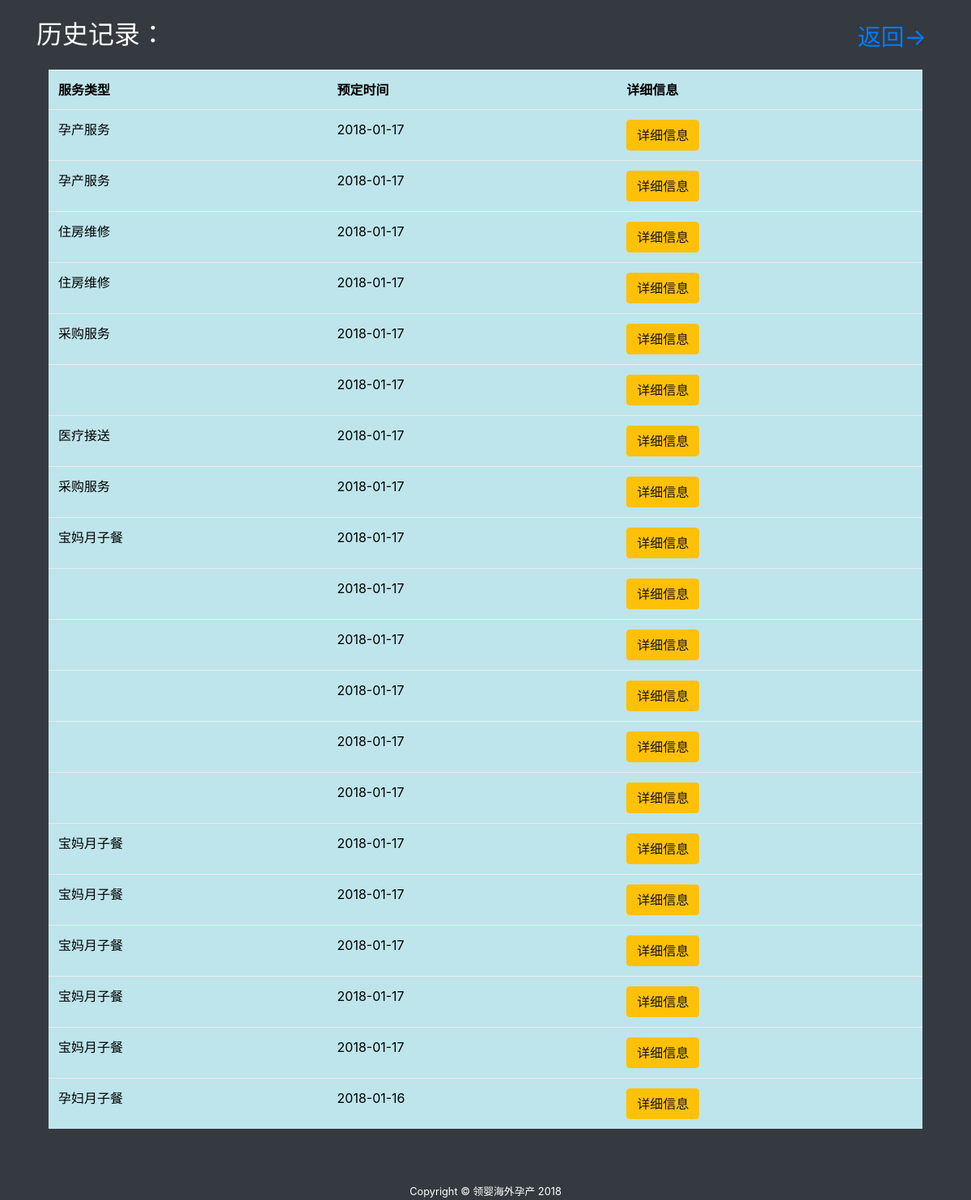
The app's page /history.php (signed in), older data.
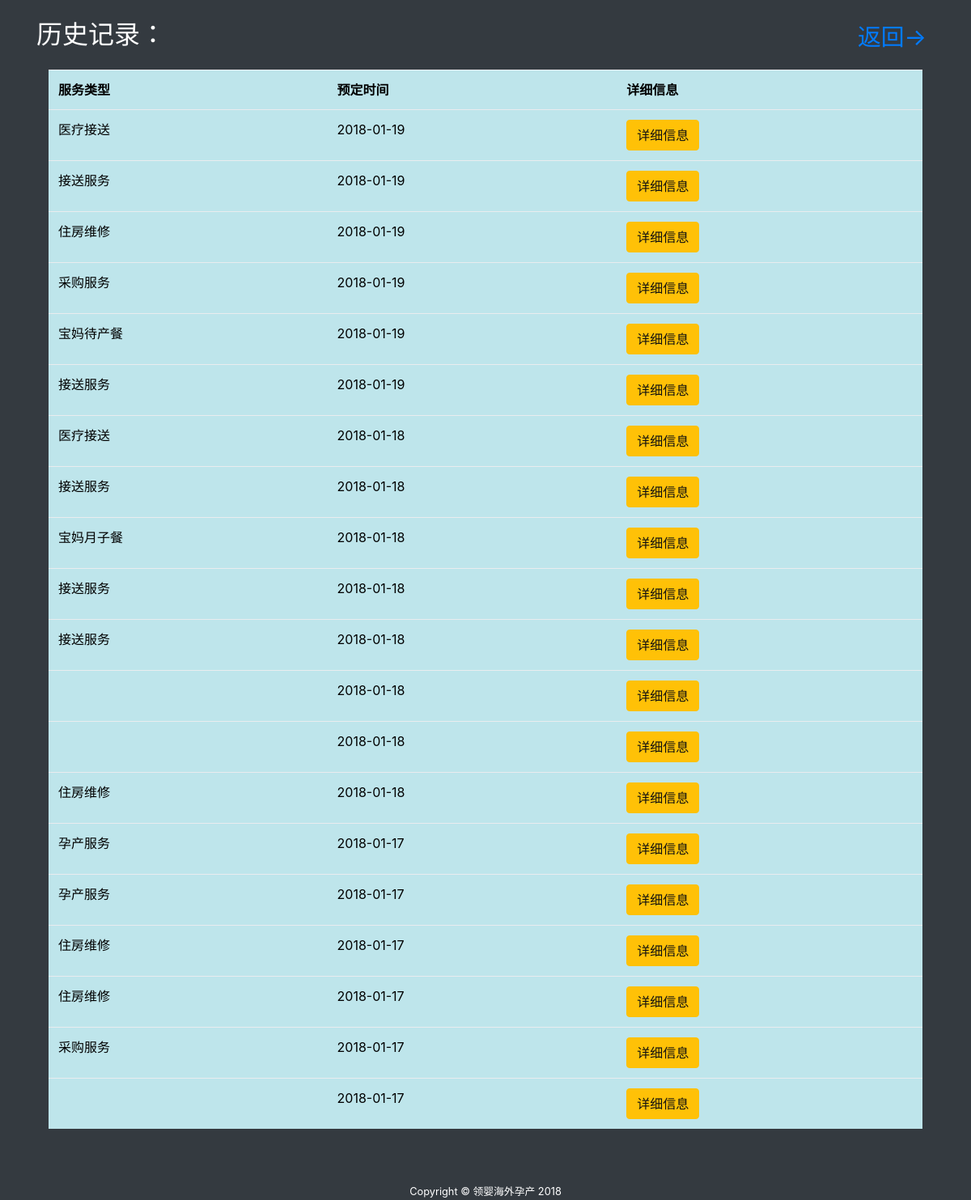
The same page, newer data.
### tables this page shows
CREATE TABLE `history` (
  `hid` int(10) NOT NULL,
  `token` varchar(10) NOT NULL,
  `serviceType` varchar(10) NOT NULL,
  `user_id` varchar(10) NOT NULL,
  `time` date NOT NULL,
  `activate` int(2) NOT NULL
);

### model/history.func.php (the view, shortened to what this page needs)
<?php if(!defined('In_System')) exit("Access Denied");
class History{
    public function historyListing(){
        global $mysqli;
        $user_id =  $_COOKIE['uid'];
        $histories_query="SELECT * FROM history WHERE user_id = '$user_id' ORDER BY hid DESC LIMIT 20";
        $result = mysqli_fetch_all($mysqli->query($histories_query), MYSQLI_ASSOC);
		if(sizeof($result) > 0){
            echo "
            <table class=\"table table-hover table-info\">
                <tr>
                    <th>服务类型</th>
                    <th>预定时间</th>
                    <th>详细信息</th>
                </tr>
            ";
            foreach($result as $history){
                echo sprintf("
                    <tr>
                    <td>%s</td>
                    <td>%s</td>
                    <td><a href=\"./history-Detail.php?type=%s&token=%s\" class=\"btn btn-warning\" style=\"cursor:pointer;\">详细信息</a></td>
                    </tr>
                ", $history['serviceType'], $history['time'], $history['serviceType'], $history['token']     );
            }
            echo "
                </table>
             ";
		}
    }
}
?>

Row changes from the older to the newer data that the page shows:
no longer on this page (row unchanged): history: serviceType "医疗接送", time "2018-01-17"
no longer on this page (row unchanged): history: serviceType "采购服务", time "2018-01-17"
no longer on this page (row unchanged): history: serviceType "宝妈月子餐", time "2018-01-17"
no longer on this page (row unchanged): history: time "2018-01-17"
no longer on this page (row unchanged): history: time "2018-01-17"
no longer on this page (row unchanged): history: time "2018-01-17"
no longer on this page (row unchanged): history: time "2018-01-17"
no longer on this page (row unchanged): history: time "2018-01-17"
no longer on this page (row unchanged): history: serviceType "宝妈月子餐", time "2018-01-17"
no longer on this page (row unchanged): history: serviceType "宝妈月子餐", time "2018-01-17"
no longer on this page (row unchanged): history: serviceType "宝妈月子餐", time "2018-01-17"
no longer on this page (row unchanged): history: serviceType "宝妈月子餐", time "2018-01-17"
no longer on this page (row unchanged): history: serviceType "宝妈月子餐", time "2018-01-17"
no longer on this page (row unchanged): history: serviceType "孕妇月子餐", time "2018-01-16"
added history: serviceType "医疗接送", time "2018-01-19"
added history: serviceType "接送服务", time "2018-01-19"
added history: serviceType "住房维修", time "2018-01-19"
added history: serviceType "采购服务", time "2018-01-19"
added history: serviceType "宝妈待产餐", time "2018-01-19"
added history: serviceType "接送服务", time "2018-01-19"
added history: serviceType "医疗接送", time "2018-01-18"
added history: serviceType "接送服务", time "2018-01-18"
added history: serviceType "宝妈月子餐", time "2018-01-18"
added history: serviceType "接送服务", time "2018-01-18"
added history: serviceType "接送服务", time "2018-01-18"
added history: time "2018-01-18"
added history: time "2018-01-18"
added history: serviceType "住房维修", time "2018-01-18"
